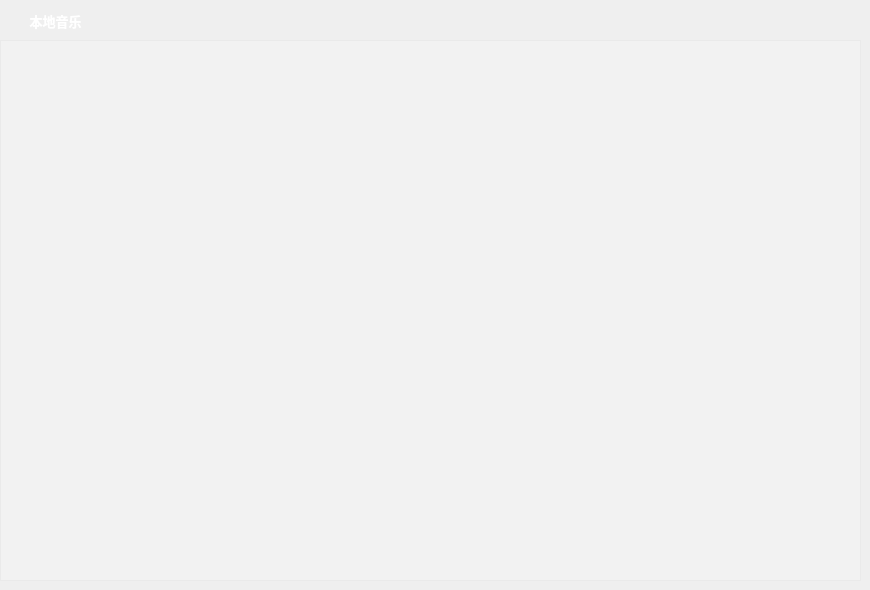
   <widget class="QWidget" name="page_1">
    <property name="inputMethodHints">
     <set>Qt::ImhNone</set>
    </property>
    <widget class="MusicListWidget" name="localMusicWidget">
     <property name="geometry">
      <rect>
       <x>0</x>
       <y>40</y>
       <width>861</width>
       <height>541</height>
      </rect>
     </property>
     <property name="font">
      <font>
       <weight>75</weight>
       <bold>true</bold>
      </font>
     </property>
     <property name="styleSheet">
      <string notr="true">color: rgb(255, 255, 255);
background-color: rgba(255, 255, 255, 50);
</string>
     </property>
     <property name="horizontalScrollBarPolicy">
      <enum>Qt::ScrollBarAlwaysOff</enum>
     </property>
     <property name="sizeAdjustPolicy">
      <enum>QAbstractScrollArea::AdjustToContentsOnFirstShow</enum>
     </property>
     <property name="selectionMode">
      <enum>QAbstractItemView::SingleSelection</enum>
     </property>
     <property name="isWrapping" stdset="0">
      <bool>false</bool>
     </property>
     <property name="wordWrap">
      <bool>false</bool>
     </property>
     <property name="selectionRectVisible">
      <bool>false</bool>
     </property>
     <property name="sortingEnabled">
      <bool>false</bool>
     </property>
    </widget>
    <widget class="QLabel" name="titleLabel_3">
     <property name="enabled">
      <bool>true</bool>
     </property>
     <property name="geometry">
      <rect>
       <x>0</x>
       <y>0</y>
       <width>111</width>
       <height>41</height>
      </rect>
     </property>
     <property name="font">
      <font>
       <family>Microsoft YaHei</family>
       <pointsize>10</pointsize>
       <weight>75</weight>
       <italic>false</italic>
       <bold>true</bold>
      </font>
     </property>
     <property name="styleSheet">
      <string notr="true">color:rgb(255, 255, 255);
</string>
     </property>
     <property name="text">
      <string>本地音乐</string>
     </property>
     <property name="alignment">
      <set>Qt::AlignCenter</set>
     </property>
    </widget>
    <widget class="QWidget" name="layoutWidget">
     <property name="geometry">
      <rect>
       <x>670</x>
       <y>0</y>
       <width>155</width>
       <height>41</height>
      </rect>
     </property>
     <layout class="QHBoxLayout" name="horizontalLayout_2">
      <item>
       <widget class="QPushButton" name="btnSortSinger">
        <property name="font">
         <font>
          <family>Microsoft YaHei</family>
          <pointsize>10</pointsize>
          <weight>75</weight>
          <bold>true</bold>
         </font>
        </property>
        <property name="cursor">
         <cursorShape>PointingHandCursor</cursorShape>
        </property>
        <property name="toolTip">
         <string>按歌手名排序</string>
        </property>
        <property name="styleSheet">
         <string notr="true"/>
        </property>
        <property name="text">
         <string/>
        </property>
        <property name="icon">
         <iconset resource="imagefile.qrc">
          <normaloff>:/image/image/image/singer.png</normaloff>:/image/image/image/singer.png</iconset>
        </property>
        <property name="iconSize">
         <size>
          <width>25</width>
          <height>25</height>
         </size>
        </property>
        <property name="flat">
         <bool>true</bool>
        </property>
       </widget>
      </item>
      <item>
       <widget class="QPushButton" name="btnSortTitle">
        <property name="font">
         <font>
          <family>Microsoft YaHei</family>
          <pointsize>10</pointsize>
          <weight>75</weight>
          <bold>true</bold>
         </font>
        </property>
        <property name="cursor">
         <cursorShape>PointingHandCursor</cursorShape>
        </property>
        <property name="toolTip">
         <string>按歌曲名排序</string>
        </property>
        <property name="styleSheet">
         <string notr="true"/>
        </property>
        <property name="text">
         <string/>
        </property>
        <property name="icon">
         <iconset resource="imagefile.qrc">
          <normaloff>:/image/image/image/sort-alpha-asc_ea48_ether.png</normaloff>:/image/image/image/sort-alpha-asc_ea48_ether.png</iconset>
        </property>
        <property name="iconSize">
         <size>
          <width>30</width>
          <height>30</height>
         </size>
        </property>
        <property name="flat">
         <bool>true</bool>
        </property>
       </widget>
      </item>
      <item>
       <widget class="QPushButton" name="btnSortDuration">
        <property name="font">
         <font>
          <family>Microsoft YaHei</family>
          <pointsize>10</pointsize>
          <weight>75</weight>
          <bold>true</bold>
         </font>
        </property>
        <property name="cursor">
         <cursorShape>PointingHandCursor</cursorShape>
        </property>
        <property name="toolTip">
         <string>按时长排序</string>
        </property>
        <property name="styleSheet">
         <string notr="true"/>
        </property>
        <property name="text">
         <string/>
        </property>
        <property name="icon">
         <iconset resource="imagefile.qrc">
          <normaloff>:/image/image/image/duration.png</normaloff>:/image/image/image/duration.png</iconset>
        </property>
        <property name="iconSize">
         <size>
          <width>25</width>
          <height>25</height>
         </size>
        </property>
        <property name="flat">
         <bool>true</bool>
        </property>
       </widget>
      </item>
     </layout>
    </widget>
    <widget class="QPushButton" name="btnNeaten">
     <property name="geometry">
      <rect>
       <x>590</x>
       <y>0</y>
       <width>41</width>
       <height>41</height>
      </rect>
     </property>
     <property name="font">
      <font>
       <family>Microsoft YaHei</family>
       <pointsize>10</pointsize>
       <weight>75</weight>
       <bold>true</bold>
      </font>
     </property>
     <property name="cursor">
      <cursorShape>PointingHandCursor</cursorShape>
     </property>
     <property name="toolTip">
      <string>整理歌曲（排序且去除重复）</string>
     </property>
     <property name="styleSheet">
      <string notr="true"/>
     </property>
     <property name="text">
      <string/>
     </property>
     <property name="icon">
      <iconset resource="imagefile.qrc">
       <normaloff>:/image/image/image/remove_dup.png</normaloff>:/image/image/image/remove_dup.png</iconset>
     </property>
     <property name="iconSize">
      <size>
       <width>25</width>
       <height>25</height>
      </size>
     </property>
     <property name="flat">
      <bool>true</bool>
     </property>
    </widget>
    <widget class="QPushButton" name="btnClear_2">
     <property name="geometry">
      <rect>
       <x>100</x>
       <y>0</y>
       <width>41</width>
       <height>41</height>
      </rect>
     </property>
     <property name="font">
      <font>
       <family>Microsoft YaHei</family>
       <pointsize>10</pointsize>
       <weight>75</weight>
       <bold>true</bold>
      </font>
     </property>
     <property name="cursor">
      <cursorShape>PointingHandCursor</cursorShape>
     </property>
     <property name="toolTip">
      <string>清空当前列表</string>
     </property>
     <property name="styleSheet">
      <string notr="true"/>
     </property>
     <property name="text">
      <string/>
     </property>
     <property name="icon">
      <iconset resource="imagefile.qrc">
       <normaloff>:/image/image/image/clear.png</normaloff>:/image/image/image/clear.png</iconset>
     </property>
     <property name="iconSize">
      <size>
       <width>25</width>
       <height>25</height>
      </size>
     </property>
     <property name="flat">
      <bool>true</bool>
     </property>
    </widget>
   </widget>
